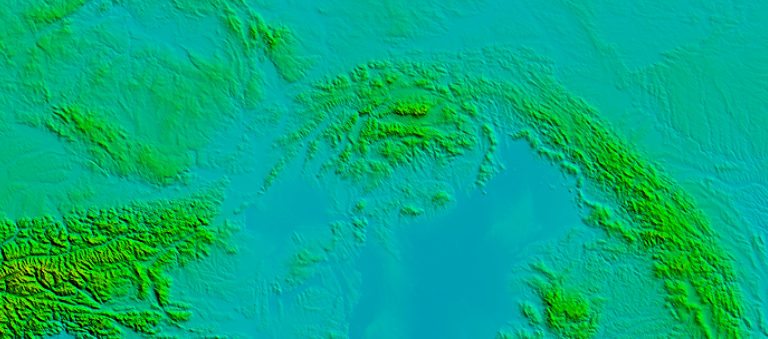
#> input picture test.tif, 768 x 339 px
$ python main.py
#> lines starting #> are read from the running program, lines starting #| are printed output that depends on the picture
import cv2
import numpy as np

# 图片路径
img = cv2.imread('test.tif', cv2.IMREAD_GRAYSCALE)
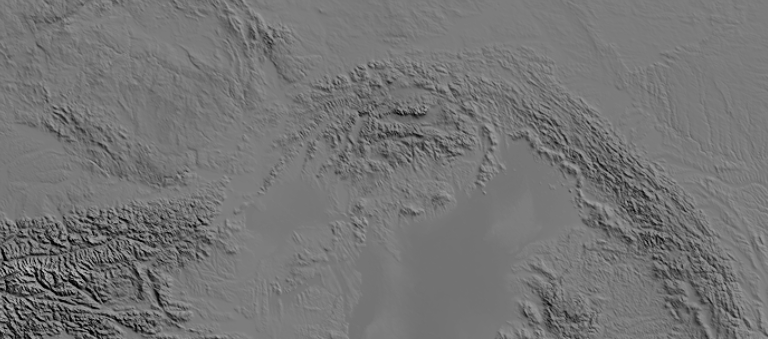
#> img: shape (339, 768); min 0, max 199, mean 116.2


# [23 lines left out: function LineDDA, not called in this run]


def func1():
#> (the run stopped early here; a loop or call above may not have finished)
